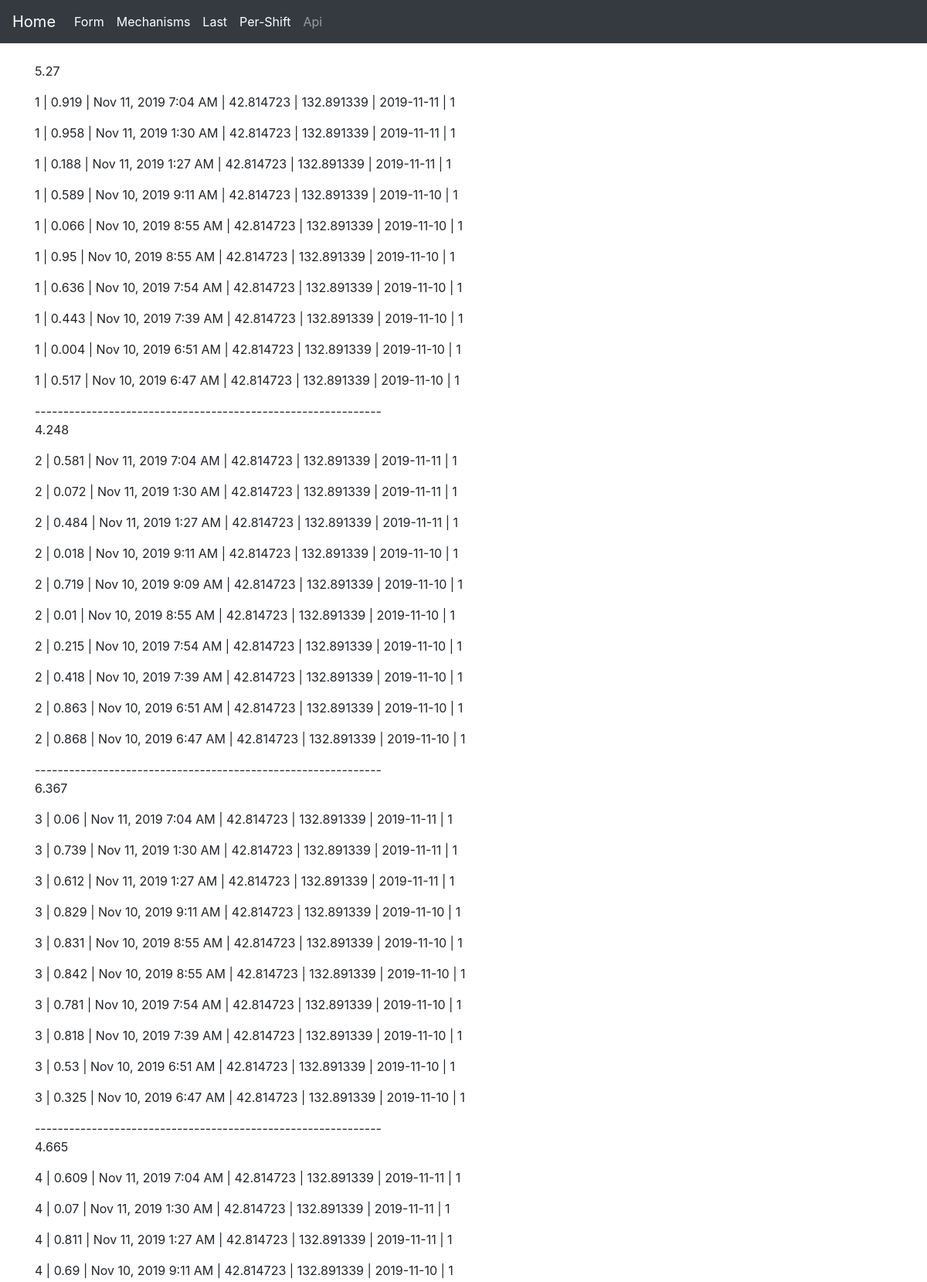
The page /last (upper part) on the database its author committed.
### app/model.py (models this page shows, shortened)
class Post(db.Model):
    id = db.Column(db.Integer, primary_key=True)
    mechanism_id = db.Column(db.Integer, db.ForeignKey('mechanism.id'))
    value = db.Column(db.Float)
    latitude = db.Column(db.Float)
    longitude = db.Column(db.Float)
    timestamp = db.Column(db.DateTime, index=True, default=datetime.utcnow)
    date_shift = db.Column(db.Date)
    shift = db.Column(db.Integer)

class Mechanism(db.Model):
    id = db.Column(db.Integer, primary_key=True)
    company = db.Column(db.String(64), index=True)
    type = db.Column(db.String(64), index=True)
    model = db.Column(db.String(64), index=True)
    number = db.Column(db.SmallInteger, index=True)
    name = db.Column(db.String(64), index=True, unique=True)
    posts = db.relationship('Post', backref='mech', lazy='dynamic')

### app/views.py (the view)
@app.route("/last")
def last():
    posts = [Post.query.filter_by(mechanism_id=p).order_by(
        Post.id.desc()).limit(10) for p in all_mechanisms_id()]
    return render_template("last.html",
                           title='Последние данные',
                           tim=datetime.now() + timedelta(days=2),
                           posts=posts)

### functions.py (called while the page is built)
def all_mechanisms_id():
    return [m.id for m in Mechanism.query.all()]

### app/templates/last.html
{% extends "base.html" %}
{% block main %}
<br>
{% for p in posts %}
<p>{{ p|sum(attribute='value')|round(3) if p[0] }}</p>
{% for post in p %}
<p>{{post.mech.number}} | {{post.value}} | {{moment(post.timestamp).format('lll')}} |
{{post.latitude}} | {{post.longitude}} |  {{post.date_shift}} | {{post.shift}} </p>
{% endfor %}
{{ '-------------------------------------------------------------' if p[0] }}
{% endfor %}
{% endblock %}

### rows shown on the page
Post: mech.number "1", value "0.919", timestamp "Nov 11, 2019 7:04 AM", latitude "42.814723", longitude "132.891339", date_shift "2019-11-11", shift "1"
Post: mech.number "1", value "0.958", timestamp "Nov 11, 2019 1:30 AM", latitude "42.814723", longitude "132.891339", date_shift "2019-11-11", shift "1"
Post: mech.number "1", value "0.188", timestamp "Nov 11, 2019 1:27 AM", latitude "42.814723", longitude "132.891339", date_shift "2019-11-11", shift "1"
Post: mech.number "1", value "0.589", timestamp "Nov 10, 2019 9:11 AM", latitude "42.814723", longitude "132.891339", date_shift "2019-11-10", shift "1"
Post: mech.number "1", value "0.066", timestamp "Nov 10, 2019 8:55 AM", latitude "42.814723", longitude "132.891339", date_shift "2019-11-10", shift "1"
Post: mech.number "1", value "0.95", timestamp "Nov 10, 2019 8:55 AM", latitude "42.814723", longitude "132.891339", date_shift "2019-11-10", shift "1"
Post: mech.number "1", value "0.636", timestamp "Nov 10, 2019 7:54 AM", latitude "42.814723", longitude "132.891339", date_shift "2019-11-10", shift "1"
Post: mech.number "1", value "0.443", timestamp "Nov 10, 2019 7:39 AM", latitude "42.814723", longitude "132.891339", date_shift "2019-11-10", shift "1"
Post: mech.number "1", value "0.004", timestamp "Nov 10, 2019 6:51 AM", latitude "42.814723", longitude "132.891339", date_shift "2019-11-10", shift "1"
Post: mech.number "1", value "0.517", timestamp "Nov 10, 2019 6:47 AM", latitude "42.814723", longitude "132.891339", date_shift "2019-11-10", shift "1"
Post: mech.number "2", value "0.581", timestamp "Nov 11, 2019 7:04 AM", latitude "42.814723", longitude "132.891339", date_shift "2019-11-11", shift "1"
Post: mech.number "2", value "0.072", timestamp "Nov 11, 2019 1:30 AM", latitude "42.814723", longitude "132.891339", date_shift "2019-11-11", shift "1"
Post: mech.number "2", value "0.484", timestamp "Nov 11, 2019 1:27 AM", latitude "42.814723", longitude "132.891339", date_shift "2019-11-11", shift "1"
Post: mech.number "2", value "0.018", timestamp "Nov 10, 2019 9:11 AM", latitude "42.814723", longitude "132.891339", date_shift "2019-11-10", shift "1"
Post: mech.number "2", value "0.719", timestamp "Nov 10, 2019 9:09 AM", latitude "42.814723", longitude "132.891339", date_shift "2019-11-10", shift "1"
Post: mech.number "2", value "0.01", timestamp "Nov 10, 2019 8:55 AM", latitude "42.814723", longitude "132.891339", date_shift "2019-11-10", shift "1"
Post: mech.number "2", value "0.215", timestamp "Nov 10, 2019 7:54 AM", latitude "42.814723", longitude "132.891339", date_shift "2019-11-10", shift "1"
Post: mech.number "2", value "0.418", timestamp "Nov 10, 2019 7:39 AM", latitude "42.814723", longitude "132.891339", date_shift "2019-11-10", shift "1"
Post: mech.number "2", value "0.863", timestamp "Nov 10, 2019 6:51 AM", latitude "42.814723", longitude "132.891339", date_shift "2019-11-10", shift "1"
Post: mech.number "2", value "0.868", timestamp "Nov 10, 2019 6:47 AM", latitude "42.814723", longitude "132.891339", date_shift "2019-11-10", shift "1"
Post: mech.number "3", value "0.06", timestamp "Nov 11, 2019 7:04 AM", latitude "42.814723", longitude "132.891339", date_shift "2019-11-11", shift "1"
Post: mech.number "3", value "0.739", timestamp "Nov 11, 2019 1:30 AM", latitude "42.814723", longitude "132.891339", date_shift "2019-11-11", shift "1"
Post: mech.number "3", value "0.612", timestamp "Nov 11, 2019 1:27 AM", latitude "42.814723", longitude "132.891339", date_shift "2019-11-11", shift "1"
Post: mech.number "3", value "0.829", timestamp "Nov 10, 2019 9:11 AM", latitude "42.814723", longitude "132.891339", date_shift "2019-11-10", shift "1"
Post: mech.number "3", value "0.831", timestamp "Nov 10, 2019 8:55 AM", latitude "42.814723", longitude "132.891339", date_shift "2019-11-10", shift "1"
Post: mech.number "3", value "0.842", timestamp "Nov 10, 2019 8:55 AM", latitude "42.814723", longitude "132.891339", date_shift "2019-11-10", shift "1"
Post: mech.number "3", value "0.781", timestamp "Nov 10, 2019 7:54 AM", latitude "42.814723", longitude "132.891339", date_shift "2019-11-10", shift "1"
Post: mech.number "3", value "0.818", timestamp "Nov 10, 2019 7:39 AM", latitude "42.814723", longitude "132.891339", date_shift "2019-11-10", shift "1"
Post: mech.number "3", value "0.53", timestamp "Nov 10, 2019 6:51 AM", latitude "42.814723", longitude "132.891339", date_shift "2019-11-10", shift "1"
Post: mech.number "3", value "0.325", timestamp "Nov 10, 2019 6:47 AM", latitude "42.814723", longitude "132.891339", date_shift "2019-11-10", shift "1"
Post: mech.number "4", value "0.609", timestamp "Nov 11, 2019 7:04 AM", latitude "42.814723", longitude "132.891339", date_shift "2019-11-11", shift "1"
Post: mech.number "4", value "0.07", timestamp "Nov 11, 2019 1:30 AM", latitude "42.814723", longitude "132.891339", date_shift "2019-11-11", shift "1"
Post: mech.number "4", value "0.811", timestamp "Nov 11, 2019 1:27 AM", latitude "42.814723", longitude "132.891339", date_shift "2019-11-11", shift "1"
Post: mech.number "4", value "0.69", timestamp "Nov 10, 2019 9:11 AM", latitude "42.814723", longitude "132.891339", date_shift "2019-11-10", shift "1"

### other values the page prints
{{ p|sum(attribute='value')|round(3) if p[0] }} "5.27" "4.248" "6.367" "4.665"
